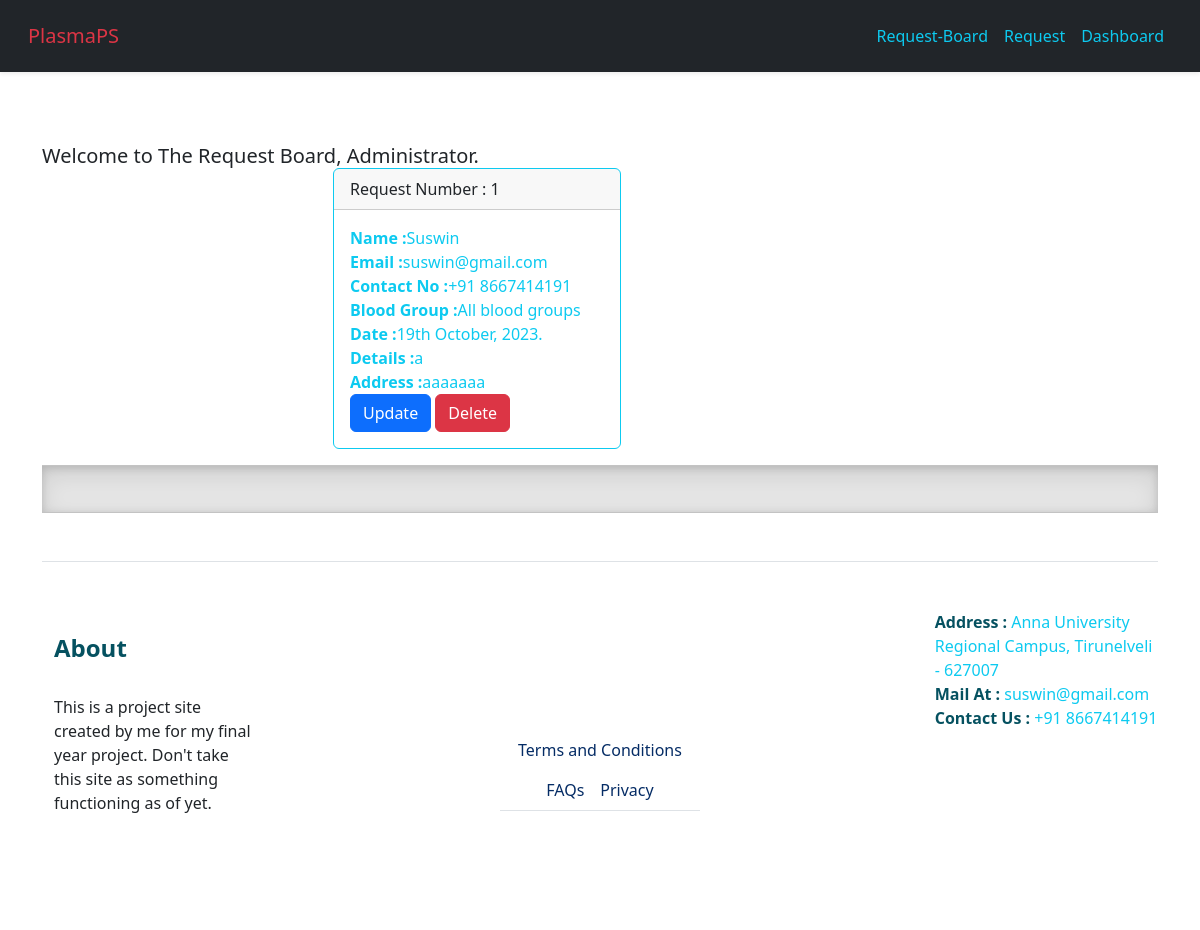
The app's page /board (signed in), older data.
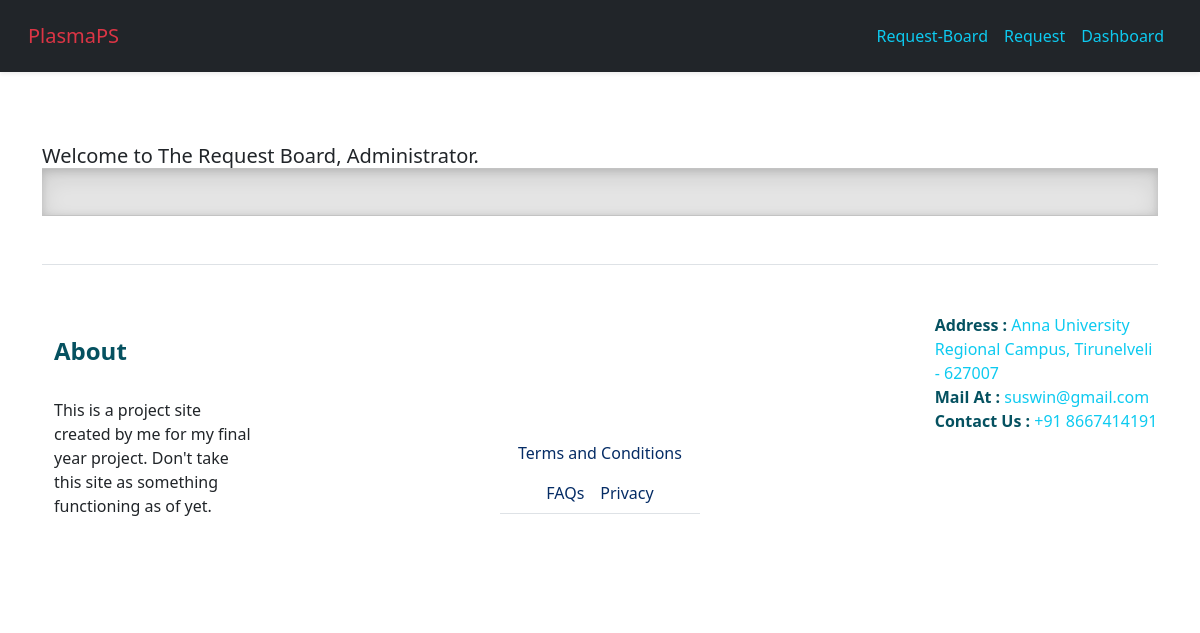
The same page, newer data.
### website/models.py (models this page shows, shortened)
class Plasma(db.Model, UserMixin):
    id = db.Column(db.Integer, primary_key=True)
    name = db.Column(db.Text, nullable=False)
    email = db.Column(db.String(150), nullable=False)
    contact_no = db.Column(db.Integer, nullable=False)
    blood_group = db.Column(db.Text, nullable=False)
    date_details = db.Column(db.String, nullable=False)
    address = db.Column(db.TEXT(200), nullable=False)
    details = db.Column(db.TEXT(4000), nullable=False)

### website/views.py (the view)
@views.route('/board', methods=['GET'])
@login_required
def Board():
    plasma = Plasma.query.all()
    return render_template("board.html", plasma=plasma, user=current_user)

### website/__init__.py (called while the page is built)
def create_app():
    app = Flask(__name__)
    app.config['SQLALCHEMY_DATABASE_URI'] = f'sqlite:///{DB_NAME}'
    app.config['SECRET_KEY'] = 'SP410 SP410'
    db.init_app(app)
    login_manager = LoginManager()
    login_manager.login_view = 'auth.login'
    login_manager.login_view = 'auth.doc_login'
    login_manager.init_app(app)
    @login_manager.user_loader
    def load_user(id):
        return User.query.get(int(id))
    from .views import views
    from .auth import auth
    app.register_blueprint(views, url_prefix='/')
    app.register_blueprint(auth, url_prefix='/')
    from .models import User
    with app.app_context():
       db.create_all()
    return app

### website/templates/board.html
{% extends "base.html" %} {% block title %}Request Plasma{% endblock %}
{% block content %}
<br><br>
{% if current_user.id == 1 %}
    <h5 class="card-title">Welcome to The Request Board, Administrator. </h5>
{% else %}
    <h5 class="card-title">Welcome to The Request Board, {{current_user.name}}</h5>
{% endif %}
<div class="container">
  <div class="row">
  {% for entry in plasma %}
  <div class="container col-6">
  <div class="card border-info mb-3" style="max-width: 18rem;">
    <div class="card-header">Request Number : {{entry.id}}</div>
      <div class="card-body text-info" >
        <p class="card-text">
          <strong>Name :</strong>{{entry.name}}<br/>
          <strong>Email :</strong>{{entry.email}}<br/>
          <strong>Contact No :</strong>{{entry.contact_no}}<br/>
          <strong>Blood Group :</strong>{{entry.blood_group}}<br/>
          <strong>Date :</strong>{{entry.date_details}}<br/>
          <strong>Details :</strong>{{entry.details}}<br/>
          <strong>Address :</strong>{{entry.address}}<br/>
          {% if current_user.email == entry.email %}
             <a href="{{url_for('views.request_update', id = entry.id)}}" class="btn btn-primary btn-small">Update</a>
             <a href="{{url_for('views.delete', id = entry.id)}}" class="btn btn-danger btn-small">Delete</a>
          {% elif current_user.id == 1 %}
             <a href="{{url_for('views.delete', id = entry.id)}}" class="btn btn-danger btn-small">Delete</a>
          {% endif %}
        </p>
      </div>
    </div>
  </div>
{% endfor %}
  </div>
</div>
{% endblock %}

Row changes from the older to the newer data that the page shows:
removed Plasma: id "1", name "Suswin", email "suswin@gmail.com", contact_no "+91 8667414191", blood_group "All blood groups", date_details "19th October, 2023.", details "a", address "aaaaaaa"
